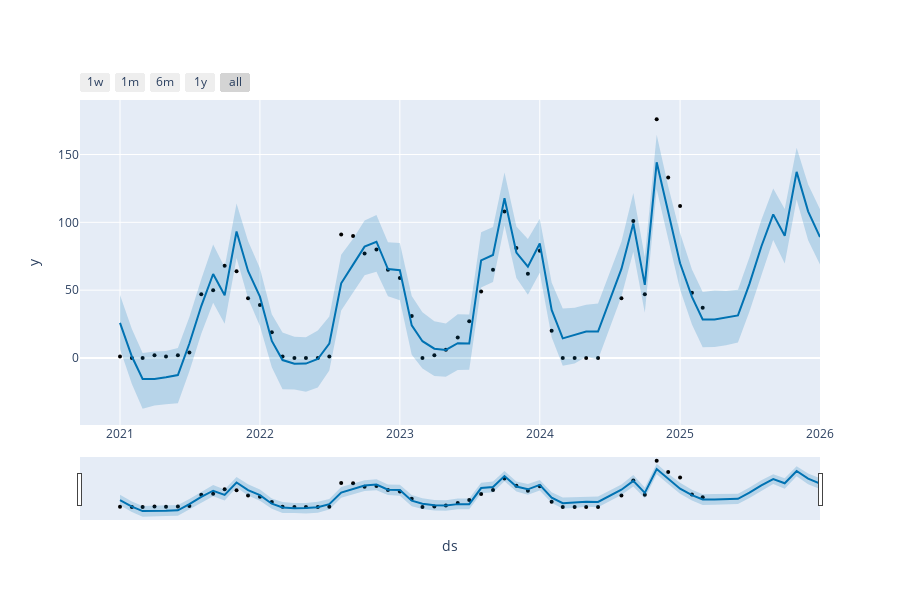

Here is the notebook cell this chart was saved with:
### Code cell
from prophet.plot import plot_plotly
fig = plot_plotly(modelo, previsao)
fig.show()
